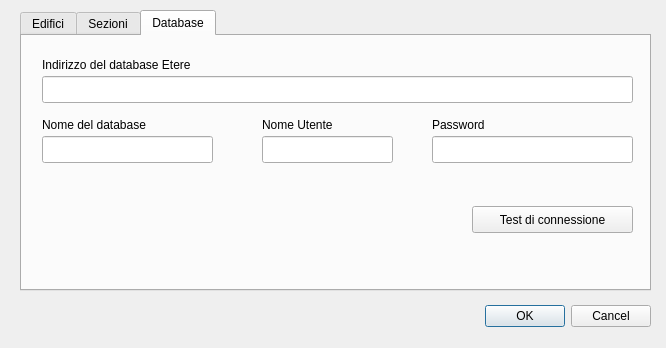
<?xml version="1.0" encoding="UTF-8"?>
<ui version="4.0">
 <class>configurazione</class>
 <widget class="QDialog" name="configurazione">
  <property name="geometry">
   <rect>
    <x>0</x>
    <y>0</y>
    <width>666</width>
    <height>348</height>
   </rect>
  </property>
  <property name="windowTitle">
   <string>configurazione</string>
  </property>
  <widget class="QDialogButtonBox" name="buttonBox">
   <property name="geometry">
    <rect>
     <x>310</x>
     <y>300</y>
     <width>341</width>
     <height>32</height>
    </rect>
   </property>
   <property name="orientation">
    <enum>Qt::Horizontal</enum>
   </property>
   <property name="standardButtons">
    <set>QDialogButtonBox::Cancel|QDialogButtonBox::Ok</set>
   </property>
  </widget>
  <widget class="QTabWidget" name="tabWidget">
   <property name="geometry">
    <rect>
     <x>20</x>
     <y>10</y>
     <width>631</width>
     <height>281</height>
    </rect>
   </property>
   <property name="currentIndex">
    <number>2</number>
   </property>
   <widget class="QWidget" name="tab_2">
    <attribute name="title">
     <string>Edifici</string>
    </attribute>
   </widget>
   <widget class="QWidget" name="tab">
    <attribute name="title">
     <string>Sezioni</string>
    </attribute>
   </widget>
   <widget class="QWidget" name="tab_3">
    <attribute name="title">
     <string>Database</string>
    </attribute>
    <widget class="QLineEdit" name="DB_ADDR">
     <property name="geometry">
      <rect>
       <x>20</x>
       <y>40</y>
       <width>591</width>
       <height>27</height>
      </rect>
     </property>
    </widget>
    <widget class="QLabel" name="label">
     <property name="geometry">
      <rect>
       <x>20</x>
       <y>20</y>
       <width>191</width>
       <height>17</height>
      </rect>
     </property>
     <property name="text">
      <string>Indirizzo del database Etere</string>
     </property>
    </widget>
    <widget class="QLineEdit" name="DB_NAME">
     <property name="geometry">
      <rect>
       <x>20</x>
       <y>100</y>
       <width>171</width>
       <height>27</height>
      </rect>
     </property>
    </widget>
    <widget class="QLabel" name="label_2">
     <property name="geometry">
      <rect>
       <x>20</x>
       <y>80</y>
       <width>141</width>
       <height>17</height>
      </rect>
     </property>
     <property name="text">
      <string>Nome del database</string>
     </property>
    </widget>
    <widget class="QLineEdit" name="DB_USERNAME">
     <property name="geometry">
      <rect>
       <x>240</x>
       <y>100</y>
       <width>131</width>
       <height>27</height>
      </rect>
     </property>
    </widget>
    <widget class="QLabel" name="label_3">
     <property name="geometry">
      <rect>
       <x>240</x>
       <y>80</y>
       <width>91</width>
       <height>17</height>
      </rect>
     </property>
     <property name="text">
      <string>Nome Utente</string>
     </property>
    </widget>
    <widget class="QLineEdit" name="DB_PASSWORD">
     <property name="geometry">
      <rect>
       <x>410</x>
       <y>100</y>
       <width>201</width>
       <height>27</height>
      </rect>
     </property>
     <property name="echoMode">
      <enum>QLineEdit::Password</enum>
     </property>
    </widget>
    <widget class="QLabel" name="label_4">
     <property name="geometry">
      <rect>
       <x>410</x>
       <y>80</y>
       <width>66</width>
       <height>17</height>
      </rect>
     </property>
     <property name="text">
      <string>Password</string>
     </property>
    </widget>
    <widget class="QPushButton" name="terstBtn">
     <property name="geometry">
      <rect>
       <x>450</x>
       <y>170</y>
       <width>161</width>
       <height>27</height>
      </rect>
     </property>
     <property name="text">
      <string>Test di connessione</string>
     </property>
    </widget>
   </widget>
  </widget>
 </widget>
 <resources/>
 <connections>
  <connection>
   <sender>buttonBox</sender>
   <signal>accepted()</signal>
   <receiver>configurazione</receiver>
   <slot>accept()</slot>
   <hints>
    <hint type="sourcelabel">
     <x>248</x>
     <y>254</y>
    </hint>
    <hint type="destinationlabel">
     <x>157</x>
     <y>274</y>
    </hint>
   </hints>
  </connection>
  <connection>
   <sender>buttonBox</sender>
   <signal>rejected()</signal>
   <receiver>configurazione</receiver>
   <slot>reject()</slot>
   <hints>
    <hint type="sourcelabel">
     <x>316</x>
     <y>260</y>
    </hint>
    <hint type="destinationlabel">
     <x>286</x>
     <y>274</y>
    </hint>
   </hints>
  </connection>
 </connections>
</ui>
